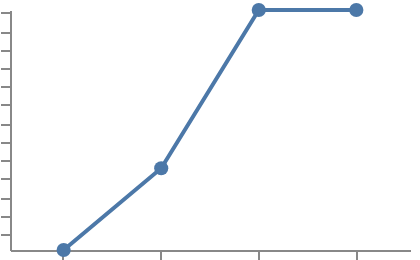

Specify this chart in Vega-Lite:
### Vega specification from a JSON file in a GitHub repository (floating-point values rounded to 4 significant figures)
{"$schema": "https://vega.github.io/schema/vega/v6.json", "width": 200, "height": 120, "padding": 5, "background": "white", "autosize": "none", "data": [{"name": "table", "values": [{"k": "a", "t": 1704067200000}, {"k": "b", "t": "1706745600000"}, {"k": "c", "t": "2024-03-01"}, {"k": "d", "t": 1711929600000}]}], "scales": [{"name": "x", "type": "band", "domain": {"data": "table", "field": "k"}, "range": "width", "padding": 0.1}, {"name": "y", "type": "time", "domain": [1704067200000, 1711929600000], "range": "height"}], "axes": [{"orient": "bottom", "scale": "x"}, {"orient": "left", "scale": "y"}], "marks": [{"type": "symbol", "from": {"data": "table"}, "encode": {"enter": {"x": {"scale": "x", "field": "k", "band": 0.5}, "y": {"scale": "y", "field": "t"}, "size": {"value": 50}}}}, {"type": "line", "from": {"data": "table"}, "encode": {"enter": {"x": {"scale": "x", "field": "k", "band": 0.5}, "y": {"scale": "y", "field": "t"}}}}]}
